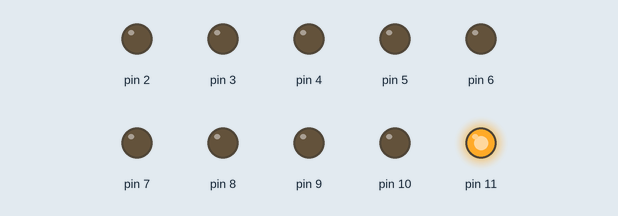
Recording of a sketch running on a simulated Arduino Uno, built with avr-gcc and run on an emulated ATmega328P. Parts: output pins drawn as LEDs (lit = HIGH).

Above: at 0.5 s.
At 1.5 s:
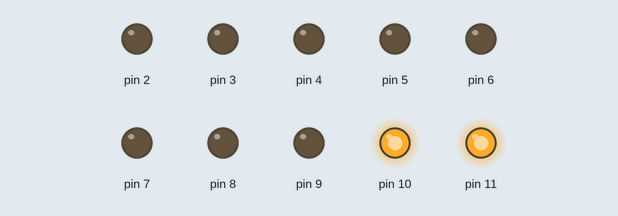
At 4.5 s:
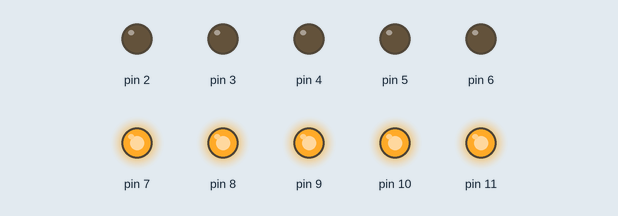
At 7.5 s:
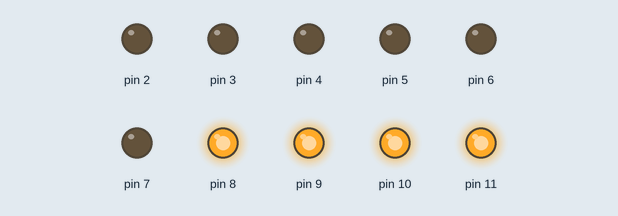
At 11.5 s:
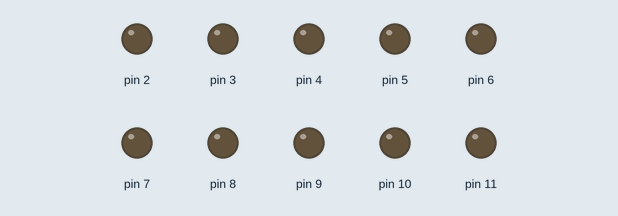
At 14.5 s:
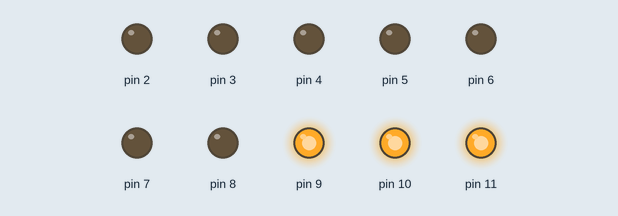
Timing chart, 0 to 15.6 s (numbered marks = the images above):
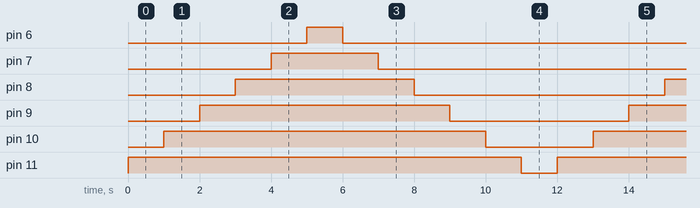

The sketch:

plus_autotraffic.ino
```cpp
int timer = 1000;

void setup() {
  // use a for loop to initialize each pin as an output:
  for(int i = 2; i<12; i ++) {
      pinMode(i, OUTPUT);
  }
 }

//  r > y > g 밝아지다가 어두워지는 형태로 코드
//  아날로그로 출력?
void loop() {


 //  밝아짐
  for(int i=11; i>5; i--){
    //  on
     digitalWrite(i, HIGH);
     delay(timer);
 }
// 어두워짐
  for (int i = 6; i < 12; i++) {
    //  off:
    digitalWrite(i, LOW);
    delay(timer);
  }


}
```

Measured:
- by itself, pin 6: alternates HIGH for 1.0 s and LOW for 11.0 s
- by itself, pin 7: alternates HIGH for 3.0 s and LOW for 9.0 s
- by itself, pin 8: alternates HIGH for 5.0 s and LOW for 7.0 s
- by itself, pin 9: alternates HIGH for 7.0 s and LOW for 5.0 s
- by itself, pin 10: alternates HIGH for 9.0 s and LOW for 3.0 s
- by itself, pin 11: alternates HIGH for 11.0 s and LOW for 1.0 s
